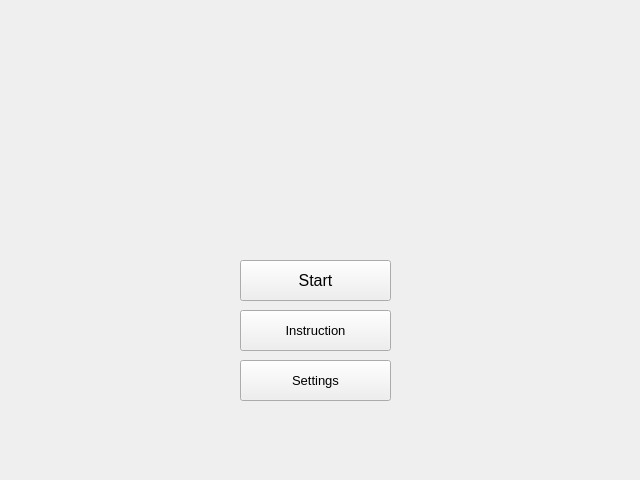
<?xml version="1.0" encoding="UTF-8"?>
<ui version="4.0">
 <class>Form</class>
 <widget class="QWidget" name="Form">
  <property name="geometry">
   <rect>
    <x>0</x>
    <y>0</y>
    <width>640</width>
    <height>480</height>
   </rect>
  </property>
  <property name="windowTitle">
   <string>Form</string>
  </property>
  <widget class="QPushButton" name="start_button">
   <property name="geometry">
    <rect>
     <x>240</x>
     <y>260</y>
     <width>151</width>
     <height>41</height>
    </rect>
   </property>
   <property name="font">
    <font>
     <pointsize>12</pointsize>
    </font>
   </property>
   <property name="text">
    <string>Start</string>
   </property>
  </widget>
  <widget class="QPushButton" name="instruction_button">
   <property name="geometry">
    <rect>
     <x>240</x>
     <y>310</y>
     <width>151</width>
     <height>41</height>
    </rect>
   </property>
   <property name="font">
    <font>
     <pointsize>10</pointsize>
    </font>
   </property>
   <property name="text">
    <string>Instruction</string>
   </property>
  </widget>
  <widget class="QPushButton" name="settings_button">
   <property name="geometry">
    <rect>
     <x>240</x>
     <y>360</y>
     <width>151</width>
     <height>41</height>
    </rect>
   </property>
   <property name="font">
    <font>
     <pointsize>10</pointsize>
    </font>
   </property>
   <property name="text">
    <string>Settings</string>
   </property>
  </widget>
 </widget>
 <resources/>
 <connections/>
</ui>
